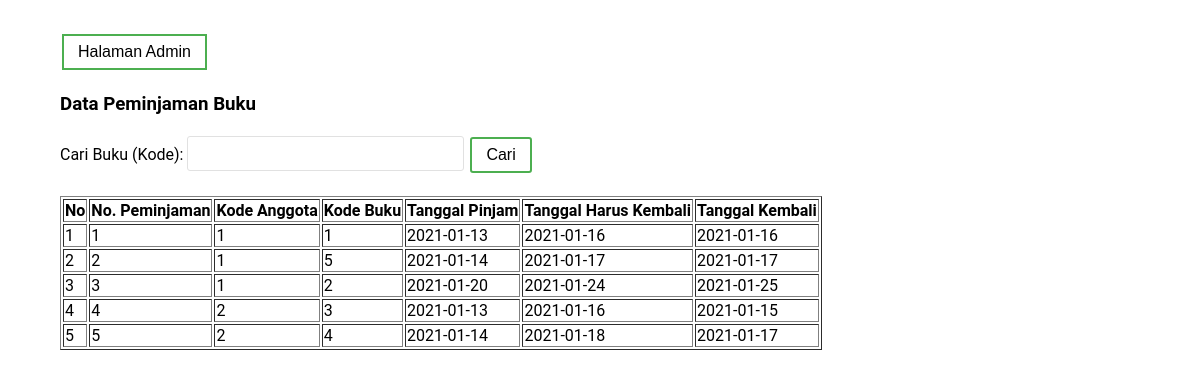
The app's page /peminjaman.php (signed in) with its own data.
### tables this page shows
CREATE TABLE `peminjaman` (
  `nopeminjaman` int(50) NOT NULL,
  `kodeangt` int(50) NOT NULL,
  `kodebk` int(50) NOT NULL,
  `tglpinjam` date NOT NULL,
  `tglhrskembali` date NOT NULL,
  `tglkembali` date NOT NULL
);

### peminjaman.php (the view, shortened to what this page needs)
<?php
include("koneksi.php");
?>
<!DOCTYPE html>
<html lang="en">
<head>
    <link rel="stylesheet" href="sugar.css">
</head>
<body>
    <div class="container">
        <a href="dashboard.php"><button class="button button1" type="submit">Halaman Admin</button></a>
        <h3>Data Peminjaman Buku</h3>
        <form action="" method="get">
            <label for="">Cari Buku (Kode): </label>
            <input type="text" name="cari" id="cari">
            <input class="button button1" type="submit" value="Cari">
        </form>
        <br>
        <table border="1">
            <tr>
                <th>No</th>
                <th>No. Peminjaman</th>
                <th>Kode Anggota</th>
                <th>Kode Buku</th>
                <th>Tanggal Pinjam</th>
                <th>Tanggal Harus Kembali</th>
                <th>Tanggal Kembali</th>
            </tr>
            <?php
    if (isset($_GET['cari'])) {
        $cari = $_GET['cari'];
        $sql = "SELECT * FROM peminjaman WHERE kodebk LIKE '%".$cari."%'";
        $tampil  = mysqli_query($connect, $sql);
    } else {
        $sql = "SELECT * FROM peminjaman";
        $tampil = mysqli_query($connect, $sql);
    }
    $no = 1;
    while ($r = mysqli_fetch_array($tampil)) {
    ?>
            <tr>
                <td><?php echo $no++; ?></td>
                <td><?php echo $r['nopeminjaman']; ?></td>
                <td><?php echo $r['kodeangt']; ?></td>
                <td><?php echo $r['kodebk']; ?></td>
                <td><?php echo $r['tglpinjam']; ?></td>
                <td><?php echo $r['tglhrskembali']; ?></td>
                <td><?php echo $r['tglkembali']; ?></td>
            </tr>
            <?php } ?>
        </table>
    </div>
</body>
</html>

### sugar.css (style rules this page uses)
body { font-family: "roboto"; }
.container { max-width: 1080px; margin: 20px auto; background: #fff; overflow: hidden; padding: 10px; }
input { padding: 5px; border: solid #e1e1e1 1px; border-radius: 3px; font-size: 15pt; }
.button { background-color: #4CAF50; border: none; color: white; padding: 7px 14px; text-align: center; text-decoration: none; display: inline-block; font-size: 16px; margin: 4px 2px; transition-duration: 0.4s; cursor: pointer; }
.button1 { background-color: white; color: black; border: 2px solid #4CAF50; }

### records on screen
peminjaman: nopeminjaman "1", kodeangt "1", kodebk "1", tglpinjam "2021-01-13", tglhrskembali "2021-01-16", tglkembali "2021-01-16"
peminjaman: nopeminjaman "2", kodeangt "1", kodebk "5", tglpinjam "2021-01-14", tglhrskembali "2021-01-17", tglkembali "2021-01-17"
peminjaman: nopeminjaman "3", kodeangt "1", kodebk "2", tglpinjam "2021-01-20", tglhrskembali "2021-01-24", tglkembali "2021-01-25"
peminjaman: nopeminjaman "4", kodeangt "2", kodebk "3", tglpinjam "2021-01-13", tglhrskembali "2021-01-16", tglkembali "2021-01-15"
peminjaman: nopeminjaman "5", kodeangt "2", kodebk "4", tglpinjam "2021-01-14", tglhrskembali "2021-01-18", tglkembali "2021-01-17"
